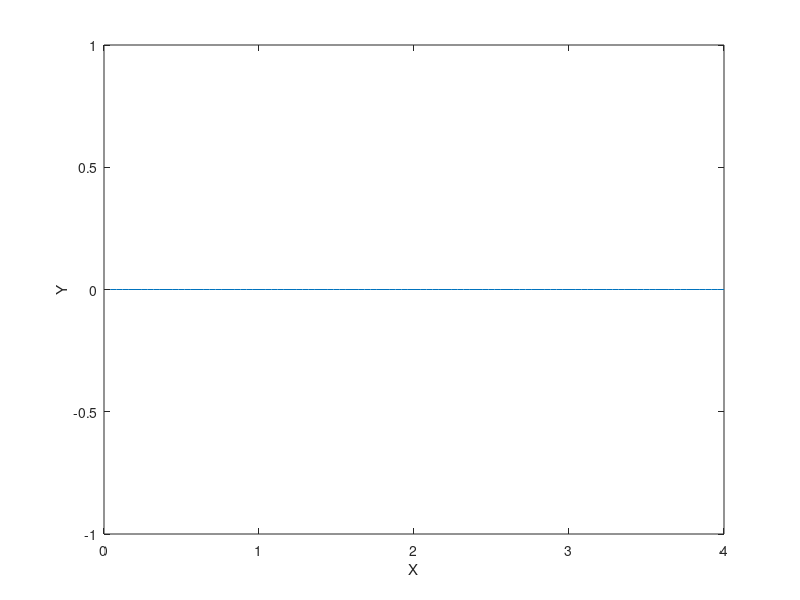

This chart was generated by the following MATLAB code: (Note: this script raises an error after producing the figure.)
clc;close all;clear all;
%%
% In this demo, MPC will follow a desire path.
% Compare to v5: update the reference path 
%% Generate the reference path
Td=0.02;% sample time

% %Reference Line 1
N=100;% number of the points on the path
% Xref=zeros(2*N,3);
% Tout=zeros(2*N,1);
Xref=zeros(N,4);
Tout=zeros(N,1);

for k=1:1:N
    Xref(k,1)=k*Td*2;
    Xref(k,2)=0;
    Xref(k,3)=0.1/Td;
    Xref(k,4) = 0;
    Tout(k,1)=(k-1)*Td;
end

%Reference Line 2
% load I_Line.mat;
% N = length(Spiral_Msg(:,1));
% Xref = [Spiral_Msg(:,1),Spiral_Msg(:,2),Spiral_Msg(:,3)];
% Tout = Td*[0:1:N];

figure(1);
plot(Xref(:,1),Xref(:,2)); hold on;
xlabel('X'); ylabel('Y')

Td = 0.01;
%% Tracking a constant reference trajectory
Nx=4;% Status Number  [X: x, y, v,psi]
Nu =2;% Input Number [U: a and Yaw Rate]
Horizon =10;
X00 = [0 -0.4 0.1 0 ];% Initial Status
[Nr,Nc] =size(Xref); % Nr is the number of rows of Xref 100*3
% Mobile Robot Parameters
L = 1.74;%wheel base

a_last = 0.01; 
theta_last = 0;
v_last = X00(3);

x_real=zeros(Nr,Nc); % all real states
x_error=zeros(Nr,Nc); %all error
u_real=zeros(Nr,2); %all control input
u_error=zeros(Nr,2);
x_real(1,:)=X00; % initial State
x_error(1,:)=x_real(1,:)-Xref(1,:); %initial Error, Real Error
X_error=zeros(Nr,Nx*Horizon); % Error by Prediction
XXX=zeros(Nr,Nx*Horizon); % States by Prediction
% x,y,v,psi
q=[0.3 0 0 0;
      0  1 0 0;
      0 0 1000 0;
      0 0 0 0.3];
Q_cell=cell(Horizon,Horizon);

for i=1:1:Horizon
    for j=1:1:Horizon
        if i==j
            Q_cell{i,j}=q;
        else
            Q_cell{i,j}=zeros(Nx,Nx);
        end
    end
end

Q=cell2mat(Q_cell); % for Nx status in Hor seconds

% a,theta
r = [0.001   0.000;
       0.000    0.01];
R_cell=cell(Horizon,Horizon);

for i=1:1:Horizon
    for j=1:1:Horizon
        if i==j
            R_cell{i,j}=r;
        else
            R_cell{i,j}=zeros(Nu,Nu);
        end
    end
end

R=cell2mat(R_cell);
%% MPC Process
%discrete kinematic model
for i=1:1:500
   psi =X00(4); %ref psi
    theta_last = 0; %very important
    a=[1    0   cos(psi)*Td      -v_last*sin(psi)*Td ;
         0    1    sin(psi)*Td        v_last*cos(psi)*Td ;
         0    0     1                        0;
         0    0     tan(theta_last)/L*Td  1];
    b=[0  0
          0  0
          Td  0
          0  v_last/(L*(cos(theta_last))^2)*Td];
    A_cell=cell(Horizon,1);
    B_cell=cell(Horizon,Horizon);
    for j=1:1:Horizon
        A_cell{j,1}=a^j;
        for k=1:1:Horizon
            if k<=j
                B_cell{j,k}=(a^(j-k))*b;
            else
                B_cell{j,k}=zeros(Nx,Nu);
            end
        end
    end
    A=cell2mat(A_cell);
    B=cell2mat(B_cell);
    
    H=2*(B'*Q*B+R);
    f=2*B'*Q*A*x_error(i,:)';
    A_cons=[];
    b_cons=[];
    lb= [-100;-360/180*pi]*Td; %input lower boundary
    ub=[100; 360/180*pi]*Td; %input upper boundary
    
    tic
    [U_e,fval(i,1),exitflag(i,1),output(i,1)]=quadprog(H,f,A_cons,b_cons,[],[],lb,ub);% qp solver
    toc
    
    X_error(i,:)=(A*x_error(i,:)'+B*U_e)';
    
    %% Find current cloest on the ref path
    [index,dis_nearest,X_clst] =  find_closest(Xref, x_real(i,:));
    %%
    sd = 0;
    for j=1:Horizon
        x_ref = Xref(min(Nr,index+j),1);
        y_ref = Xref(min(Nr,index+j),2);
        sd = sd+  v_last*Td;
        inc = floor(sd/0.1); % how many steps may in the ref path?
        
        %Prediction XXX based on Prection Error
        XXX(i,1+Nx*(j-1))=X_error(i,1+Nx*(j-1))+Xref(min(Nr,index+inc),1); %first state:x
        XXX(i,2+Nx*(j-1))=X_error(i,2+Nx*(j-1))+Xref(min(Nr,index+inc),2); %second state:y
        XXX(i,3+Nx*(j-1))=X_error(i,3+Nx*(j-1))+Xref(min(Nr,index+inc),3); %third state:v
        XXX(i,4+Nx*(j-1))=X_error(i,4+Nx*(j-1))+Xref(min(Nr,index+inc),4); %third state:psi
    end
    
    u_error(i,1)=U_e(1,1);
    u_error(i,2)=U_e(2,1);
    
    X00=x_real(i,:);
    a2=a_last+u_error(i,1);
    theta2=0+u_error(i,2);
    
    if theta2 ==0
        theta2 = 0.0001;
    end
    
    %The REAL vehicle state
    XOUT=dsolve('Dx-v*cos(z)=0',...
                              'Dy-v*sin(z)=0',...
                              'Dv - a2 =0',...                             
                              'Dz-v/L*tan(theta2) =0',...
                              'x(0)=X00(1)',...
                              'y(0)=X00(2)',...
                              'v(0)=X00(3)',...
                              'z(0)=X00(4)');
     %tbu:state.yaw = state.yaw + state.v / WB * math.tan(delta) * DT                     
    t=Td;
    x_real(i+1,1)=eval(XOUT.x);
    x_real(i+1,2)=eval(XOUT.y);
    x_real(i+1,3)=eval(XOUT.v);
    x_real(i+1,4)=eval(XOUT.z);
    
    if  abs((x_error(i,1))^2 +(x_error(i,2))^2 ) >0.2
        preview =0;
    else
        preview =1;
    end
    
    if(i<Nr)
    % The REAL error between desire point on the path and real location
    x_error(i+1,:)=x_real(i+1,:)-Xref(min(Nr,index+preview),:); %preview control the error dynamic, which 
    % the error in the X direction lead the wave in velocity
    end
    
    u_real(i,1)=a_last+u_error(i,1);
    a_last = u_real(i,1);
    u_real(i,2)=theta_last+u_error(i,2);
    theta_last = u_real(i,2);    
    v_last = x_real(i+1,3); 
    
    if a_last > 3
        a_last = 3;
    else if a_last < -3
            a_last =-3;
        end
    end
    if theta_last >pi/4 % maximum steering angle
        theta_last = pi/4;
    else if theta_last <-pi/4
            theta_last = -pi/4;
        end
    end
    
   
    figure(1);
    plot(x_real(i,1),x_real(i,2),'r*');
    title('Path Follow Result');
    xlabel('X');
    %axis([-1 8 -3 3]);
    ylabel('Y');
    axis equal;
    hold on;
    for k=1:1:Horizon
        X(i,k+1)=XXX(i,1+Nx*(k-1));
        Y(i,k+1)=XXX(i,2+Nx*(k-1));
    end
    X(i,1)=x_real(i,1);
    Y(i,1)=x_real(i,2);
    plot(X(i,:),Y(i,:),'g-.')
    hold on;
    
end
% figure(5)
% plot(X(2,:),Y(2,:),'b');
%% Plot
figure(2)
subplot(4,1,1);
plot(Tout(1:Nr),Xref(1:Nr,1),'--','linewidth',2);
hold on;
plot(Tout(1:Nr),x_real(1:Nr,1),'k');
legend('Desired','Real')
ylabel('X')

subplot(4,1,2);
plot(Tout(1:Nr),Xref(1:Nr,2),'--','linewidth',2);
hold on;
plot(Tout(1:Nr),x_real(1:Nr,2),'k');
legend('Desired','Real')
ylabel('Y')

subplot(4,1,3);
plot(Tout(1:Nr),Xref(1:Nr,4),'--','linewidth',2);
hold on;
plot(Tout(1:Nr),x_real(1:Nr,4),'k');
legend('Desired','Real')
hold on;
xlabel('Time[s]')
ylabel('\theta')

subplot(4,1,4);
plot(Tout(1:Nr),Xref(1:Nr,3),'--','linewidth',2);
hold on;
plot(Tout(1:Nr),x_real(1:Nr,3),'k');
legend('Desired','Real')
hold on;
xlabel('Time[s]')
ylabel('Velocity[m/s]')


 
figure(3)
subplot(2,1,1);
plot(Tout(1:Nr),u_real(1:Nr,1));
ylabel('Acceleration[m/s^2]')
subplot(2,1,2)
plot(Tout(1:Nr),u_real(1:Nr,2));
xlabel('Time[s]');
ylabel('Theta[rad]')

%Error Plot
figure(4)
subplot(4,1,1);
plot(Tout(1:Nr),x_error(1:Nr,1),'k');
title('Overall Error')
%grid on;
ylabel('e(x)');
subplot(4,1,2);
plot(Tout(1:Nr),x_error(1:Nr,2),'k');
%grid on;
ylabel('e(y)');
subplot(4,1,3);
plot(Tout(1:Nr),x_error(1:Nr,3),'k');
%grid on;
ylabel('e(v)');
subplot(4,1,4);
plot(Tout(1:Nr),x_error(1:Nr,4),'k');
xlabel('Time[s]');
ylabel('e(\theta)');
